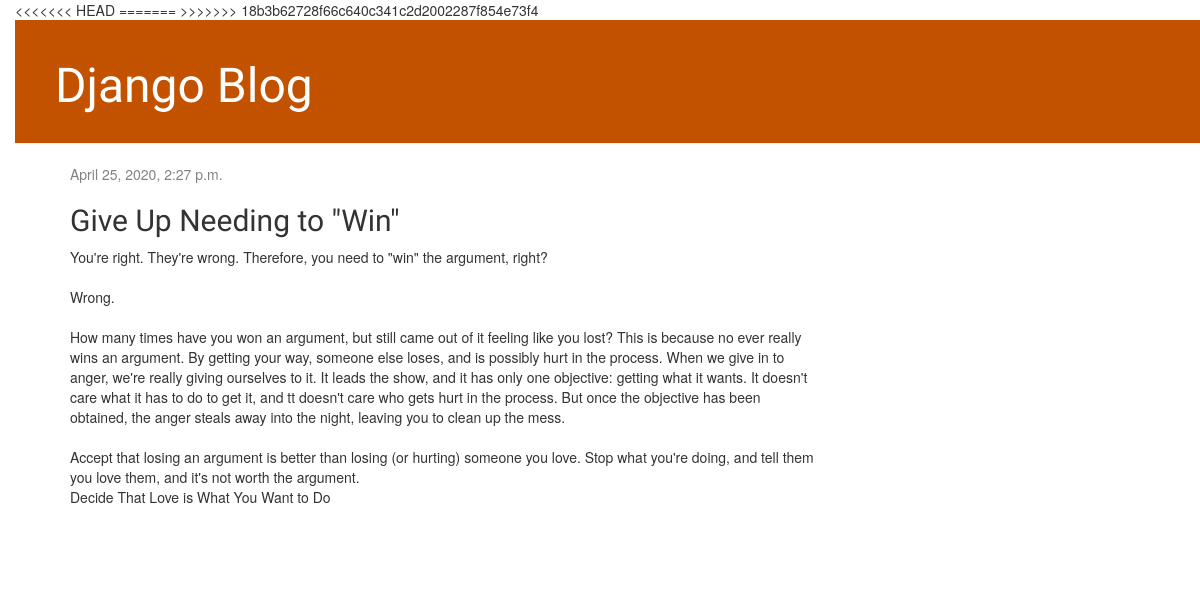
The app's page /post/1/ with its own data.
### blog/models.py (models this page shows, shortened)
class Post(models.Model):
    author = models.ForeignKey(settings.AUTH_USER_MODEL, on_delete=models.CASCADE)
    title = models.CharField(max_length=200)
    text = models.TextField()
    created_date = models.DateTimeField(default=timezone.now)
    published_date = models.DateTimeField(blank=True, null=True)

### blog/views.py (the view)
# urls.py: path('post/<int:pk>/', views.post_detail, name='post_detail'),
def post_detail(request, pk):
    post = get_object_or_404(Post, pk=pk)
    return render(request, 'blog/post_detail.html', {'post': post})

### blog/templates/blog/post_detail.html
{% extends 'blog/base.html' %}
{% block content %}
    <div class="post">
        {% if post.published_date %}
            <div class="date">
                {{ post.published_date }}
            </div>
        {% endif %}
        <h2>{{ post.title }}</h2>
        <p>{{ post.text|linebreaksbr }}</p>
    </div>
{% endblock %}

### blog/static/css/blog.css (style rules this page uses)
body { margin-left: 15px; }
h1, h2, h3, h4 { font-family: 'Lobster', cursive; }
.date { color: #828282; }
.post { margin-bottom: 70px; }

### records on screen
Post: published_date "April 25, 2020, 2:27 p.m.", title "Give Up Needing to \"Win\"", text "You're right. They're wrong. Therefore, you need to \"win\" the argument, right? Wrong. How many times have you won an argument, but still came out of it feeling like you lost? This is because no ever really wins an argument. By getting your way, someone else loses, and is possibly hurt in the process. When we give in to anger, we're really giving ourselves to it. It leads the show, and it has only one objective: getting what it wants. It doesn't care what it has to do to get it, and tt doesn't care who gets hurt in the process. But once the objective has been obtained, the anger steals away into the night, leaving you to clean up the mess. Accept that losing an argument is better than losing…"
